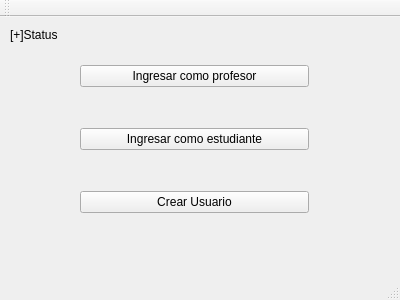
<?xml version="1.0" encoding="UTF-8"?>
<ui version="4.0">
 <class>MainWindow</class>
 <widget class="QMainWindow" name="MainWindow">
  <property name="geometry">
   <rect>
    <x>0</x>
    <y>0</y>
    <width>400</width>
    <height>300</height>
   </rect>
  </property>
  <property name="windowTitle">
   <string>Manager de Eventos</string>
  </property>
  <widget class="QWidget" name="centralWidget">
   <widget class="QWidget" name="verticalLayoutWidget">
    <property name="geometry">
     <rect>
      <x>69</x>
      <y>2</y>
      <width>251</width>
      <height>241</height>
     </rect>
    </property>
    <layout class="QVBoxLayout" name="verticalLayout">
     <item>
      <widget class="QPushButton" name="pushButton">
       <property name="text">
        <string>Ingresar como profesor</string>
       </property>
      </widget>
     </item>
     <item>
      <widget class="QPushButton" name="pushButton_2">
       <property name="text">
        <string>Ingresar como estudiante</string>
       </property>
      </widget>
     </item>
     <item>
      <widget class="QPushButton" name="pushButton_3">
       <property name="text">
        <string>Crear Usuario</string>
       </property>
      </widget>
     </item>
    </layout>
   </widget>
   <widget class="QLabel" name="label">
    <property name="geometry">
     <rect>
      <x>10</x>
      <y>10</y>
      <width>151</width>
      <height>16</height>
     </rect>
    </property>
    <property name="text">
     <string>[+]Status</string>
    </property>
   </widget>
  </widget>
  <widget class="QMenuBar" name="menuBar">
   <property name="geometry">
    <rect>
     <x>0</x>
     <y>0</y>
     <width>400</width>
     <height>21</height>
    </rect>
   </property>
  </widget>
  <widget class="QToolBar" name="mainToolBar">
   <attribute name="toolBarArea">
    <enum>TopToolBarArea</enum>
   </attribute>
   <attribute name="toolBarBreak">
    <bool>false</bool>
   </attribute>
  </widget>
  <widget class="QStatusBar" name="statusBar"/>
 </widget>
 <layoutdefault spacing="6" margin="11"/>
 <resources/>
 <connections/>
</ui>
